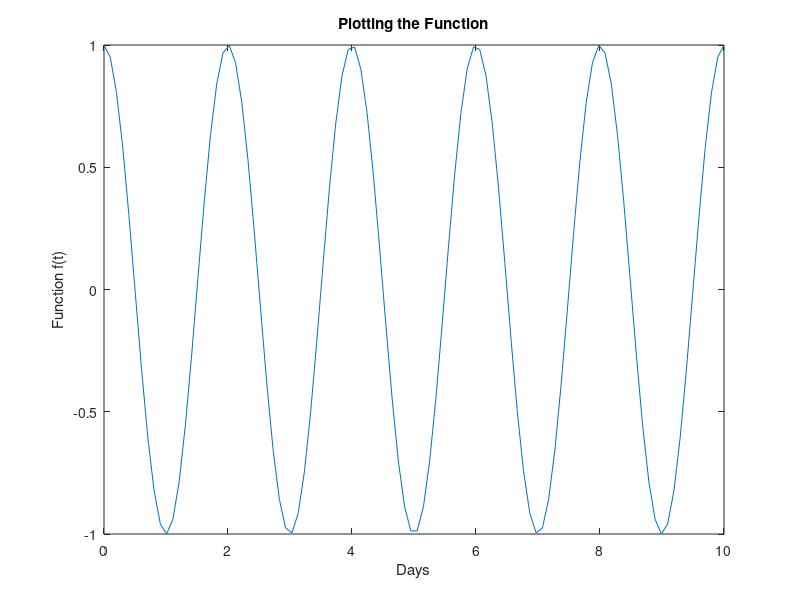

Here is the MATLAB script that generated this plot:
%Problem 7
%generate plot pf the function f(t)
%C=172800 s *(1 hr/3600s)*(1 day/24 hrs)= 2 Days

t=linspace(0,10,100);
C=2;
f=cos((2*pi*t)/C);

figure
    plot(t,f)
    title('Plotting the Function')
    xlabel('Days')
    ylabel('Function f(t)')

